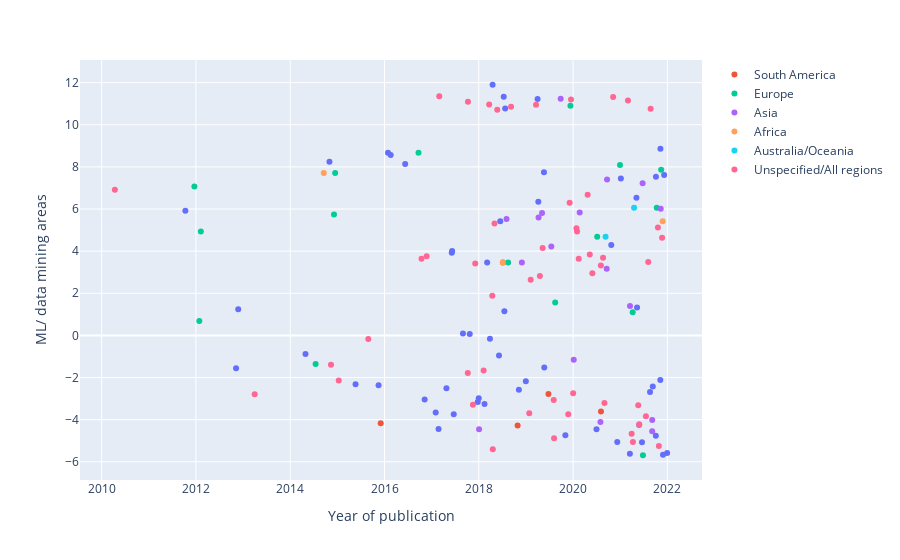
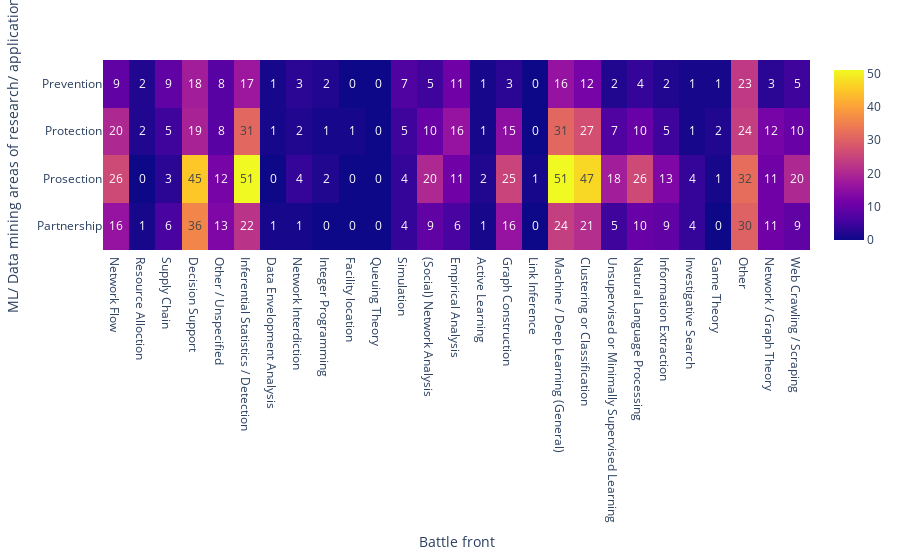

The notebook cell saved with these charts, in order:
### Code cell
from IPython.core.display import display, HTML
html_code="""
<img src='/kaggle/working/Dimas2022_lit.png' />
<img src='/kaggle/working/Dimas2022_heatmap.png' />
"""
#display(HTML(html_code))

from pathlib import Path
import matplotlib.pyplot as plt
import IPython
from IPython.display import display

#%matplotlib inline; IPython.display.Image( filename='/kaggle/working/Dimas2022_lit.png')

import tensorflow as tf
import tensorflow_hub as hub
from tensorflow.keras.losses import cosine_similarity
from sklearn.decomposition import PCA
from sklearn.neighbors import KNeighborsClassifier
#!rm -fR /kaggle/working/*
#!pip install -U kaleido #--target==kaggle/working/site-packages/ # to export figures from plotly

import umap

import pandas as pd
import numpy as np
import seaborn as sns
import plotly
import plotly.express as px
import plotly.graph_objects as go
import warnings
warnings.filterwarnings('ignore')

# !pip install --quiet pycountry_convert
# from pycountry_convert import country_alpha2_to_country_name, country_name_to_country_alpha3
import os, sys

# https://www.kaggle.com/discussions/product-feedback/43354
from plotly.offline import init_notebook_mode
init_notebook_mode(connected=True)

# original lit_review22 = pd.read_csv('htts://raw.githubusercontent.com/gldimas/Dimas-et.-al-2022_Human-Trafficking-Literature-Review/main/Original%20Manuscript%20Data%20and%20Tool/2022_Operations%20Research%20and%20Analytics%20to%20Combat%20Human%20Trafficking%20A%20Review%20of%20Academic%20Literature_Data.csv')
# updated version    
#lit_review22 = pd.read_csv('https://raw.githubusercontent.com/gldimas/Dimas-et.-al-2022_Human-Trafficking-Literature-Review/main/Updated%20Versions%20of%20Data%20and%20Dashboard/Current%20Versions%20of%20Data%20and%20Dashboard/08_29_2022_Operations%20Research%20and%20Analytics%20to%20Combat%20Human%20Trafficking%20A%20Review%20of%20Academic%20Literature_Data.csv')      

#!pip install xlrd; import xlrd
sheet = '2022_Operations Research and An'
#xlsm_df=pd.read_excel('https://github.com/gldimas/Dimas-et.-al-2022_Human-Trafficking-Literature-Review/raw/main/Updated%20Versions%20of%20Data%20and%20Dashboard/Current%20Versions%20of%20Data%20and%20Dashboard/08_29_2022_ImprovedMacro_DetailedAnalysis_2022_Operations%20Research%20and%20Analytics%20to%20Combat%20Human%20Trafficking%20A%20Review%20of%20Academic%20Literature_Data.xlsm', sheet_name=sheet)
#print( xlsm_df.shape, xlsm_df.columns )

streams = ['Prevention', 'Protection', 'Prosection','Partnership'] 
regions  = ['North America', 'South America',
           'Europe', 'Asia', 'Africa', 'Australia/Oceania',
           'Unspecified/All regions']

flds = ['Network Flow', 'Resource Alloction',
           'Supply Chain', 'Decision Support', 'Other / Unspecified',
           'Inferential Statistics / Detection', 
           'Data Envelopment Analysis', 'Network Interdiction',
           'Integer Programming', 'Facility location', 'Queuing Theory',
           'Simulation', '(Social) Network Analysis', 'Empirical Analysis',
           'Active Learning', 'Graph Construction', 'Link Inference',
           'Machine / Deep Learning (General)', 'Clustering or Classification',
           'Unsupervised or Minimally Supervised Learning',
           'Natural Language Processing', 'Information Extraction',
           'Investigative Search', 'Game Theory', 'Other',
           'Network / Graph Theory', 'Web Crawling / Scraping'] 

df=xlsm_df[flds] 

#my_umap = umap.UMAP(n_components=1); fitted = my_umap.fit(df.to_numpy()); 
xlsm_df[ ['umap_order']]= my_umap.transform(df.to_numpy()); 

import plotly.graph_objects as go
fig = go.Figure();

clrs=['red','green','blue','purple', 'yellow', 'cyan', 'lightgreen']
for i,r in enumerate(regions):
    q = np.where( np.asarray( xlsm_df[[r]] ) )[0] 
     
    y=xlsm_df.loc[q,'umap_order'].values    
    x=xlsm_df.loc[q,'Year Published'].values *1.        
    x+= np.random.random( len(q) )*1.                
    z=xlsm_df.loc[q,flds]    
        
    l1='Year of publication'
    l2='ML/ data mining areas'
    
    dfn = pd.DataFrame( {l1:x, l2:y, 'area': r })
    dfn= pd.concat( [dfn, z ] )    
    if i==0:
        fig=px.scatter( dfn, x=l1, y=l2, ) 
    else:            
        o=1
        fig.add_trace(go.Scatter( x=x, y=y, mode='markers', name=r, ) );
fig.show();
#fig.write_image('/kaggle/working/Dimas2022_lit.png')       
plt.savefig('/kaggle/working/Dimas2022_lit.png' );

stream_area = np.zeros( ( 4, len(flds) ))
for i in range(xlsm_df.shape[0]):    
    Q1= np.where( xlsm_df.loc[i, flds ] )[0]
    Q2= np.where( xlsm_df.loc[i, streams ] )[0]   
    for q1 in Q1:  
        for q2 in Q2:
            stream_area[ q2, q1 ]+=1    
df=pd.DataFrame( stream_area, columns = flds, index=streams ) #.transpose()

fig=px.imshow(df, text_auto=True, aspect='auto', labels={'y':'ML/ Data mining areas of research/ application','x':'Battle front'}); 
fig.show();           
#fig.write_image('/kaggle/working/Dimas2022_heatmapa.png')
plt.savefig('/kaggle/working/Dimas2022_heatmap.png' );

### Figure 1 — Plotly figure (JSON) as saved in the notebook; plotly's stock layout.template omitted (floating-point values rounded to 4 significant figures)
{"data": [{"hovertemplate": "Year of publication=%{x}<br>ML/ data mining areas=%{y}<extra></extra>", "legendgroup": "", "marker": {"color": "#636efa", "symbol": "circle"}, "mode": "markers", "name": "", "orientation": "v", "showlegend": false, "x": [2018.0, 2017.0, 2018.0, 2021.0, 2022.0, 2021.0, 2019.0, 2020.0, 2015.0, 2019.0, 2016.0, 2012.0, 2018.0, 2018.0, 2016.0, 2015.0, 2016.0, 2022.0, 2017.0, 2019.0, 2017.0, 2018.0, 2018.0, 2018.0, 2018.0, 2013.0, 2022.0, 2022.0, 2022.0, 2022.0, 2019.0, 2022.0, 2021.0, 2021.0, 2019.0, 2021.0, 2019.0, 2019.0, 2017.0, 2019.0, 2017.0, 2019.0, 2016.0, 2018.0, 2022.0, 2014.0, 2018.0, 2017.0, 2013.0, 2021.0, 2017.0, 2021.0, 2022.0, 2020.0, null, null, null, null, null, null, null, null, null, null, null, null, null, null, null, null, null, null, null, null, null, null, null, null, null, null, null, null, null, null, null, null, null, null, null, null, null, null, null, null, null, null, null, null, null, null, null, null, null, null, null, null, null, null], "xaxis": "x", "y": [3.461, -3.045, -3.158, -5.065, -5.584, 1.33, 6.341, -4.457, -2.319, -1.52, 8.135, 5.923, -0.9509, -3.258, 8.668, 8.248, 8.566, -5.669, -3.659, 7.741, -3.74, 0.09202, 0.0705, -2.984, -0.1529, 1.239, 8.857, 7.617, -2.688, -2.119, -2.575, -2.422, 4.287, 7.444, 11.32, 6.535, -2.179, 1.151, 3.919, 10.77, 4.008, 11.22, -2.369, 11.9, 7.529, -0.8783, 5.424, -4.438, -1.562, -5.616, -2.508, -5.074, -4.769, -4.742, null, null, null, null, null, null, null, null, null, null, null, null, null, null, null, null, null, null, null, null, null, null, null, null, null, null, null, null, null, null, null, null, null, null, null, null, null, null, null, null, null, null, null, null, null, null, null, null, null, null, null, null, null, null], "yaxis": "y", "type": "scatter"}, {"mode": "markers", "name": "South America", "x": [2019.0, 2019.0, 2021.0, 2019.0, 2016.0], "y": [3.461, -2.783, -3.611, -4.274, -4.17], "type": "scatter"}, {"mode": "markers", "name": "Europe", "x": [2019.0, 2015.0, 2012.0, 2020.0, 2022.0, 2022.0, 2021.0, 2021.0, 2021.0, 2015.0, 2015.0, 2020.0, 2012.0, 2017.0, 2012.0, 2021.0], "y": [3.461, -1.36, 7.072, 1.561, 7.862, 6.056, -5.689, 8.09, 1.094, 5.738, 7.704, 10.9, 0.6821, 8.673, 4.935, 4.683], "type": "scatter"}, {"mode": "markers", "name": "Asia", "x": [2019.0, 2020.0, 2020.0, 2022.0, 2019.0, 2022.0, 2021.0, 2021.0, 2020.0, 2019.0, 2021.0, 2021.0, 2019.0, 2021.0, 2021.0, 2020.0, 2018.0, 2022.0], "y": [3.461, 11.23, 5.836, -4.546, 5.525, 6.013, 3.167, 7.225, 4.223, 5.809, 1.392, -4.105, 5.592, -4.253, 7.399, -1.157, -4.457, -4.01], "type": "scatter"}, {"mode": "markers", "name": "Africa", "x": [2019.0, 2022.0, 2015.0], "y": [3.461, 5.417, 7.704], "type": "scatter"}, {"mode": "markers", "name": "Australia/Oceania", "x": [2021.0, 2021.0], "y": [6.056, 4.683], "type": "scatter"}, {"mode": "markers", "name": "Unspecified/All regions", "x": [2021.0, 2010.0, 2018.0, 2022.0, 2020.0, 2021.0, 2015.0, 2018.0, 2019.0, 2020.0, 2019.0, 2015.0, 2018.0, 2020.0, 2021.0, 2019.0, 2020.0, 2020.0, 2022.0, 2018.0, 2020.0, 2021.0, 2022.0, 2020.0, 2020.0, 2018.0, 2021.0, 2019.0, 2017.0, 2020.0, 2021.0, 2018.0, 2019.0, 2019.0, 2021.0, 2018.0, 2018.0, 2022.0, 2020.0, 2021.0, 2013.0, 2022.0, 2018.0, 2020.0, 2022.0, 2016.0, 2020.0, 2018.0, 2017.0, 2021.0, 2017.0], "y": [11.15, 6.92, -1.665, 10.76, 11.2, 3.322, -1.387, -5.402, -3.696, 6.302, 2.82, -2.137, 10.71, 3.836, -4.221, 2.642, 2.951, -3.738, 3.487, 3.412, 6.68, -4.664, 5.117, -4.887, 5.089, 11.09, -5.061, 4.144, 11.35, 3.642, 3.685, 10.96, 10.95, 10.85, -3.318, 1.879, -1.79, 4.639, -2.746, 11.31, -2.794, -3.841, -3.297, -3.066, -5.249, -0.1712, 4.928, 5.309, 3.633, -3.213, 3.752], "type": "scatter"}], "layout": {"xaxis": {"anchor": "y", "domain": [0, 1], "title": {"text": "Year of publication"}, "type": "linear", "range": [2010.0, 2023.0], "autorange": true}, "yaxis": {"anchor": "x", "domain": [0, 1], "title": {"text": "ML/ data mining areas"}, "type": "linear", "range": [-6.936, 13.15], "autorange": true}, "legend": {"tracegroupgap": 0}, "margin": {"t": 60}, "autosize": true}}

### Figure 2 — Plotly figure (JSON) as saved in the notebook; plotly's stock layout.template omitted (floating-point values rounded to 4 significant figures)
{"data": [{"coloraxis": "coloraxis", "name": "0", "texttemplate": "%{z}", "x": ["Network Flow", "Resource Alloction", "Supply Chain", "Decision Support", "Other / Unspecified", "Inferential Statistics / Detection", "Data Envelopment Analysis", "Network Interdiction", "Integer Programming", "Facility location", "Queuing Theory", "Simulation", "(Social) Network Analysis", "Empirical Analysis", "Active Learning", "Graph Construction", "Link Inference", "Machine / Deep Learning (General)", "Clustering or Classification", "Unsupervised or Minimally Supervised Learning", "Natural Language Processing", "Information Extraction", "Investigative Search", "Game Theory", "Other", "Network / Graph Theory", "Web Crawling / Scraping"], "y": ["Prevention", "Protection", "Prosection", "Partnership"], "z": [[9, 2, 9, 18, 8, 17, 1, 3, 2, 0, 0, 7, 5, 11, 1, 3, 0, 16, 12, 2, 4, 2, 1, 1, 23, 3, 5], [20, 2, 5, 19, 8, 31, 1, 2, 1, 1, 0, 5, 10, 16, 1, 15, 0, 31, 27, 7, 10, 5, 1, 2, 24, 12, 10], [26, 0, 3, 45, 12, 51, 0, 4, 2, 0, 0, 4, 20, 11, 2, 25, 1, 51, 47, 18, 26, 13, 4, 1, 32, 11, 20], [16, 1, 6, 36, 13, 22, 1, 1, 0, 0, 0, 4, 9, 6, 1, 16, 0, 24, 21, 5, 10, 9, 4, 0, 30, 11, 9]], "type": "heatmap", "xaxis": "x", "yaxis": "y", "hovertemplate": "Battle front: %{x}<br>ML/ Data mining areas of research/ application: %{y}<br>color: %{z}<extra></extra>"}], "layout": {"xaxis": {"anchor": "y", "domain": [0, 1], "title": {"text": "Battle front"}, "type": "category", "range": [-0.5, 26.5], "autorange": true}, "yaxis": {"anchor": "x", "domain": [0, 1], "autorange": true, "title": {"text": "ML/ Data mining areas of research/ application"}, "type": "category", "range": [3.5, -0.5]}, "coloraxis": {"colorscale": [[0, "#0d0887"], [0.1111, "#46039f"], [0.2222, "#7201a8"], [0.3333, "#9c179e"], [0.4444, "#bd3786"], [0.5556, "#d8576b"], [0.6667, "#ed7953"], [0.7778, "#fb9f3a"], [0.8889, "#fdca26"], [1, "#f0f921"]]}, "margin": {"t": 60}, "autosize": true}}
